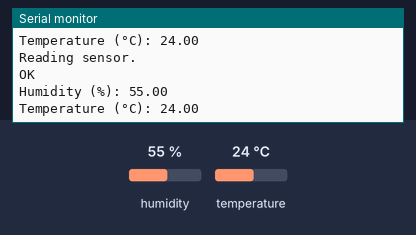
A sketch run on a simulated Arduino Uno, built with avr-gcc and run on an emulated ATmega328P. Shown: the last lines printed to the serial monitor. Inputs (shaded band) come from the test bench; at power-on: humidity 55 %, temperature 24 °C.

Above: at 2.8 s.
2.9 s: humidity set to 22 %
At 4.9 s:
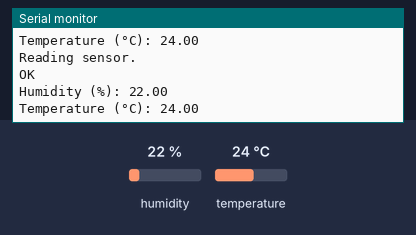
5.6 s: temperature set to 12 °C
At 7.4 s:
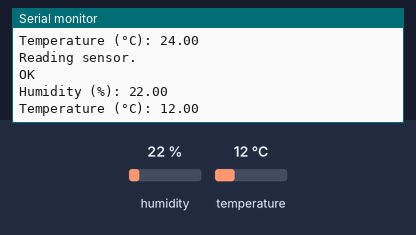
8.3 s: humidity set to 40 %
At 11.2 s:
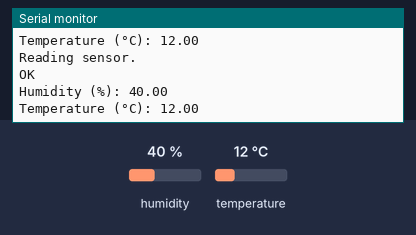
Timing chart, 0 to 12.7 s (numbered marks = the images above; inputs shaded):
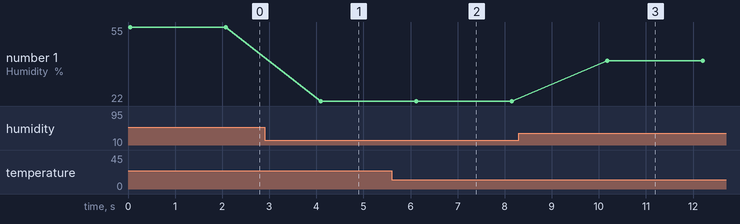

Measured:
- after the input at 2.9 s, the serial monitor: prints a new line after 1.2 s (image 1)
- after the input at 5.6 s, the serial monitor: prints a new line after 0.55 s (image 2)
- after the input at 8.3 s, the serial monitor: prints a new line after 1.9 s (image 3)
- plotted number 1: 55 → 22 after the input at 2.9 s, 22 → 40 after the input at 8.3 s

The sketch:

temperatureTest.ino
```cpp
#include <dht11.h>

dht11 DHT11;

#define DHT11PIN 3

void setup() {
  Serial.begin(9600);
  Serial.println("Starting sensor test.");

}

void loop() {

  int check = DHT11.read(DHT11PIN);
  Serial.println("Reading sensor.");
  switch (check)
  {
    case DHTLIB_OK:
      Serial.println("OK");
      break;
    case DHTLIB_ERROR_CHECKSUM:
      Serial.println("Checksum error");
      break;
    case DHTLIB_ERROR_TIMEOUT:
      Serial.println("Time out error");
      break;
    default:
      Serial.println("Unknown error");
      break;
  }

  Serial.print("Humidity (%): ");
  Serial.println((float)DHT11.humidity, 2);
  Serial.print("Temperature (°C): ");
  Serial.println((float)DHT11.temperature, 2);
  delay(2000);

}
```
